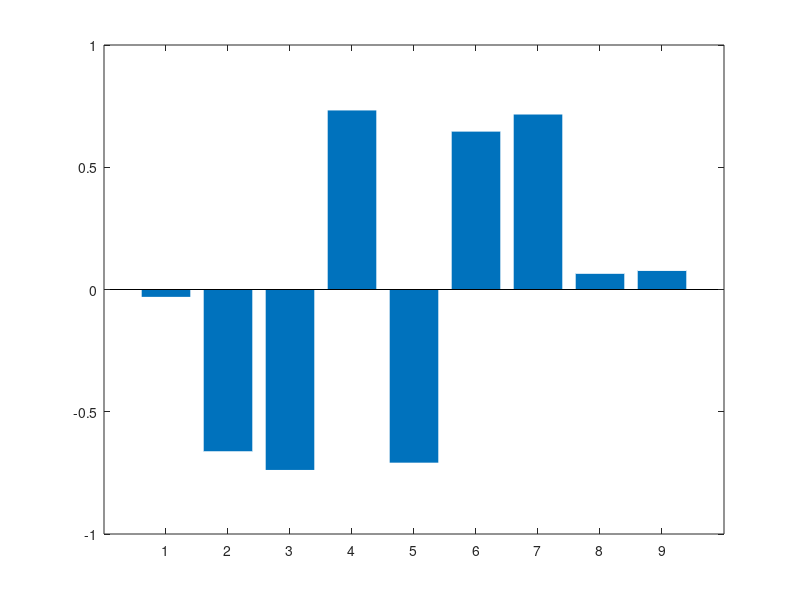

Here is the MATLAB script that generated this plot: (Note: this script raises an error after producing the figure.)
clc
clear
load('S2_1_3.mat');
figure('Units', 'centimeters', 'Position', [0, 0, 8.5, 6.5]); % 设置图形大小为宽 3.5cm、高 8.5cm
b=bar([ABC000_mean,ABC001_mean,ABC010_mean,ABC011_mean,ABC100_mean,ABC101_mean,ABC110_mean,ABC111_mean,S1_mean/4-1],'EdgeColor', 'w');
b.FaceColor = 'flat';
b.CData(1:8,:) = [[.23 .5 .68];[.23 .5 .68];[.23 .5 .68];[.23 .5 .68];[.23 .5 .68];[.23 .5 .68];[.23 .5 .68];[.23 .5 .68]];
b.CData(9,:) = [.82 .33 .09];
% hold on
% bar([L_mean])
hold on
errorbar([ABC000_mean,ABC001_mean,ABC010_mean,ABC011_mean,ABC100_mean,ABC101_mean,ABC110_mean,ABC111_mean,S1_mean/4-1],[ABC000_error,ABC001_error,ABC010_error,ABC011_error,ABC100_error,ABC101_error,ABC110_error,ABC111_error,S1_error/4],'.','Color','black')
% xticklabels({'A_0B_0C_0','A_0B_0C_1','A_0B_1C_0','A_0B_1C_1','A_1B_0C_0','A_1B_0C_1','A_1B_1C_0','A_1B_1C_1','S/4-1'})
% set(gca, 'xticklabel', {'000','001','010','011','100','101','110','111','S/4-1'}, 'TickLabelInterpreter', 'latex')
set(gca, 'xticklabel', {'${\left<A_0DC_0\right>}$','${\left<A_0B_0C_1\right>}$','${\left<A_0B_1C_0\right>}$','${\left<A_0B_1C_1\right>}$','${\left<A_1B_0C_0\right>}$','${\left<A_1B_0C_1\right>}$','${\left<A_1B_1C_0\right>}$','${\left<A_1B_1C_1\right>}$','$\frac{S}{4}-1$'}, 'TickLabelInterpreter', 'latex')

% xticklabels({'$\hat{A}$','001','010','011','100','101','110','111','S/4-1'})
% title('$S_1(\theta=\pi/4)$','interpreter','latex');
set(gca,'linewidth',1,'FontName', 'Arial');
% set(gca, 'xticklabel', []);
yline(0,'linewidth',1)
set(findall(gcf, '-property', 'FontName'), 'FontName', 'Arial');
% exportgraphics(gcf, 'E:\SDUicloudCache\张倩茜\科研\code\bao\code1\GTN\NOISE\figure\NS\4_2.pdf', ...
%                'ContentType', 'vector');
print(gcf, '-dpdf', '-painters', 'E:\SDUicloudCache\张倩茜\科研\code\bao\code1\GTN\NOISE\figure\NS\13_1.pdf');
